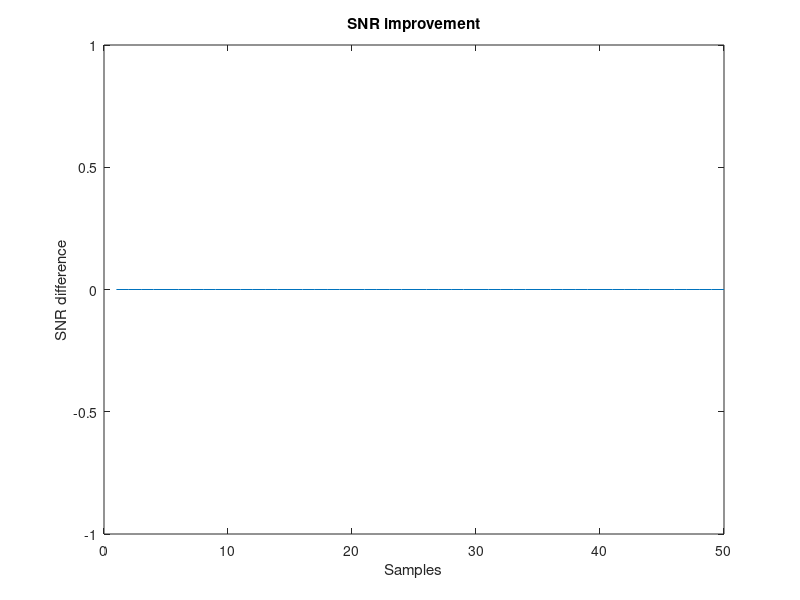
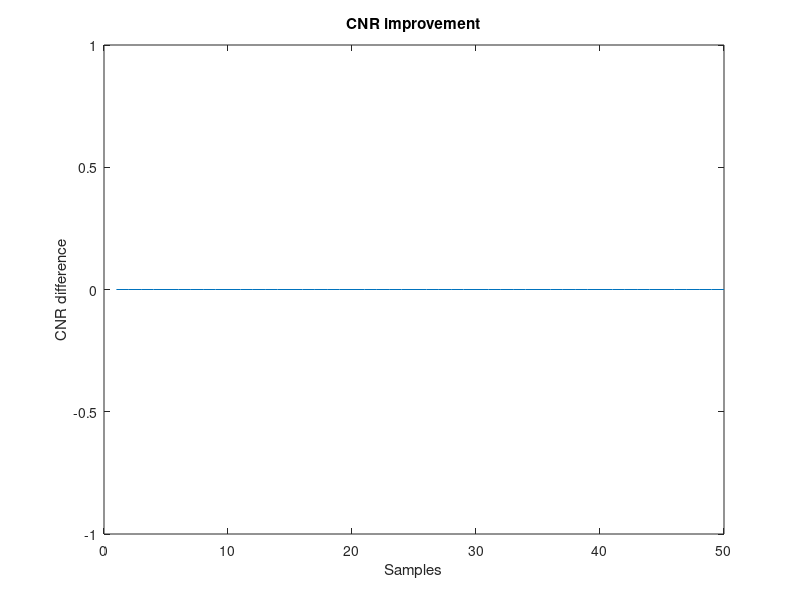

Here is the MATLAB script that generated these plots, in order:
%%%%%%%%%%%%%% INITIATE DATA STRUCTURES %%%%%%%%%%%%

%clear all
%close all

%Get images and sort after date modified
%images = dir('E:\david\development\MATLAB\to_matlab/*.png');
originals = dir('../to_matlab/originals/*.png');
fields = fieldnames(originals);
cells = struct2cell(originals);
sz = size(cells);
cells = reshape(cells, sz(1), []);
cells = cells';
% Sort by field "date"
cells = sortrows(cells, 3);
cells = reshape(cells', sz);
originals = cell2struct(cells, fields, 1);

fakes = dir('../to_matlab/fakes/*.png');
fields = fieldnames(fakes);
cells = struct2cell(fakes);
sz = size(cells);
cells = reshape(cells, sz(1), []);
cells = cells';
% Sort by field "date"
cells = sortrows(cells, 3);
cells = reshape(cells', sz);
fakes = cell2struct(cells, fields, 1);

if length(originals) ~= length(fakes)
    disp('Not same length of directories');
    disp('Terminating script');
    return
end


%%%%%%%%%%%%%% GIANT FOR LOOP, FILL VECTORS %%%%%%%%%%%%
SNRvector = zeros(50,1);
CNRvector = zeros(50,1);
epochSNR = 0;
epochCNR = 0;
epoch = 0;
batch = 1;
for i = 1:length(originals)
    %i
    %Get original
    originalName = originals(i).name;
    originalPath = strcat('../to_matlab/originals/', originalName);
    %path = strcat('E:\david\development\MATLAB\to_matlab/', name);
    %path = strcat('C:\Users\davwa\Desktop\Exjobb\Development\MATLAB\to_matlab/', name);
    original = im2double(imread(originalPath));
    
    %Get original ROI
    [height,width] = size(original);
    originalC = centerOfMass(original);
    originalCenterX = round(originalC(2));
    originalCenterY = round(originalC(1));
   
    mask = double(zeros(height, width));
    maskSizeX = round(width/4);
    maskSizeY = round(height/4);
    mask(originalCenterY-maskSizeY:originalCenterY+maskSizeY,originalCenterX-maskSizeX:originalCenterX+maskSizeX) = 1;
    maskedImage = original .* mask;
    originalROI = maskedImage(originalCenterY-maskSizeY:originalCenterY+maskSizeY,originalCenterX-maskSizeX:originalCenterX+maskSizeX);
    
    %Get original background 
    %Values in image range from 0 to 1, so by assigning the values
    %of ROI to 2, the background can be found
    original(originalCenterY-maskSizeY:originalCenterY+maskSizeY,originalCenterX-maskSizeX:originalCenterX+maskSizeX) = 2;
    %twos = sum(image(:) == 2)
    backgroundIndices = find(original < 2);
    backgroundValues = original(backgroundIndices);
    
    originalMeanROI = mean(mean(originalROI));
    originalStdBackground = std(backgroundValues);
    originalMeanBackground = mean(backgroundValues);

    % Get fake image
    fakeName = fakes(i).name;
    fakePath = strcat('../to_matlab/fakes/', fakeName);
    %path = strcat('E:\david\development\MATLAB\to_matlab/', name);
    %path = strcat('C:\Users\davwa\Desktop\Exjobb\Development\MATLAB\to_matlab/', name);
    fake = im2double(imread(fakePath));
    fake = rgb2gray(fake);
    
    %Get fake ROI
    [height,width] = size(fake);
    fakeC = centerOfMass(fake);
    fakeCenterX = round(fakeC(2));
    fakeCenterY = round(fakeC(1));
  
    mask = double(zeros(height, width));
    maskSizeX = round(width/4);
    maskSizeY = round(height/4);  
    mask(fakeCenterY-maskSizeY:fakeCenterY+maskSizeY,fakeCenterX-maskSizeX:fakeCenterX+maskSizeX) = 1;
    maskedImage = fake .* mask;
    fakeROI = maskedImage(fakeCenterY-maskSizeY:fakeCenterY+maskSizeY,fakeCenterX-maskSizeX:fakeCenterX+maskSizeX);
    
    fakeMeanROI = mean(mean(fakeROI));
    
    originalSNR = originalMeanROI / originalStdBackground;
    originalCNR = originalMeanROI - originalMeanBackground;
    fakeSNR = fakeMeanROI / originalStdBackground;
    fakeCNR = fakeMeanROI - originalMeanBackground;
    
    SNRdifference = fakeSNR - originalSNR;
    CNRdifference = fakeCNR - originalCNR;
    
    epochSNR = epochSNR + SNRdifference;
    epochCNR = epochCNR + CNRdifference;
    
    if mod(epoch,2) == 0
        if batch == 105
            %disp('105')
            meanSNR = epochSNR / batch;
            meanCNR = epochCNR / batch;
            batch = 1;
            epoch = epoch + 1;
            SNRvector(epoch) = meanSNR;
            CNRvector(epoch) = meanCNR; 
            epochSNR = 0;
            epochCNR = 0;
        end
    else
        if batch == 106
            %disp('106')
            meanSNR = epochSNR / batch;
            meanCNR = epochCNR / batch;
            batch = 1;
            epoch = epoch + 1;
            SNRvector(epoch) = meanSNR;
            CNRvector(epoch) = meanCNR; 
            epochSNR = 0;
            epochCNR = 0;
        end
    end
    

    
    batch = batch + 1;
end

%%%%%%%%%%%%%% PLOT RESULTS %%%%%%%%%%%%

figure(1)
hist(SNRvector);                                      
title('SNR improvement')
xlabel('Samples')
ylabel('SNR difference')

figure(2)
hist(CNRvector);
title('CNR improvement')
xlabel('Samples')
ylabel('CNR difference')

%%
figure(1)
plot(SNRvector);                                      
title('SNR improvement')
xlabel('Samples')
ylabel('SNR difference')

figure(2)
plot(CNRvector);
title('CNR improvement')
xlabel('Samples')
ylabel('CNR difference')

